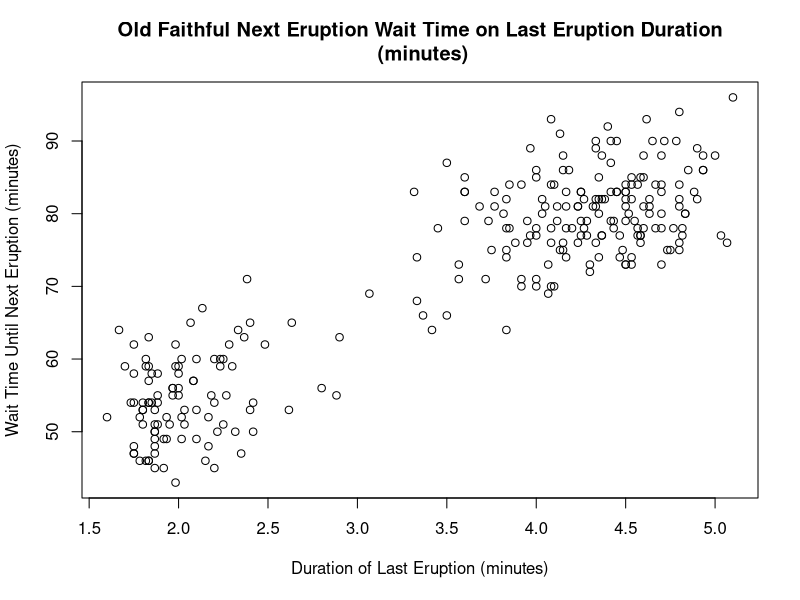
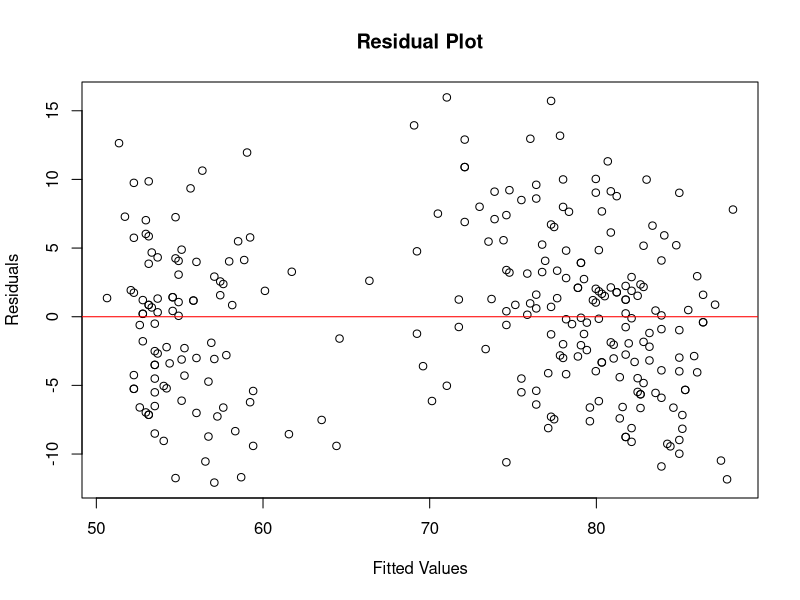
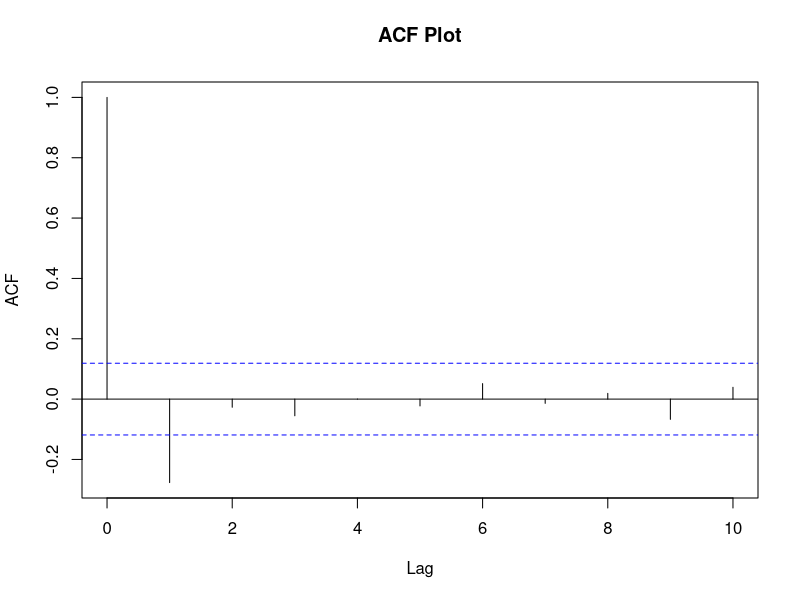
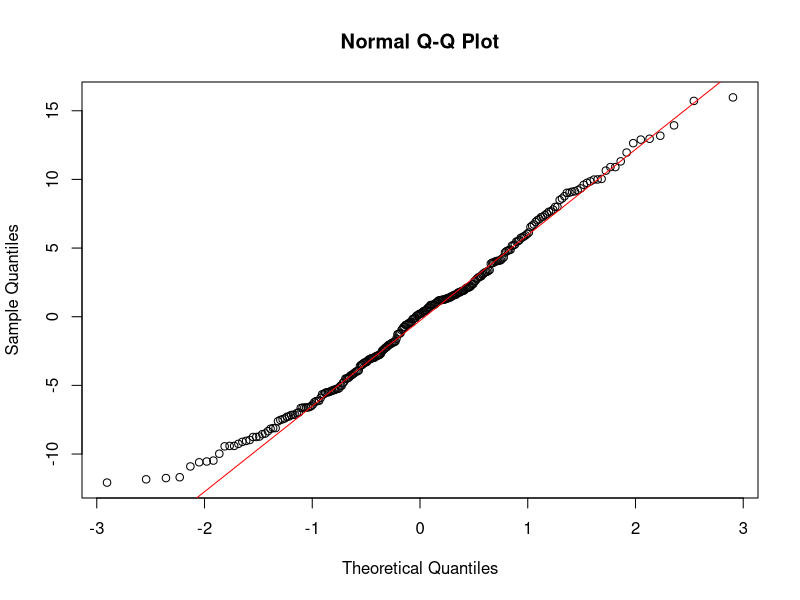

Write R code to recreate these figures, in order.
## ---- chunk 1
knitr::opts_chunk$set(echo = TRUE)
## ---- chunk 2
# Reading in data.
data <- faithful
attach(data)
## ---- chunk 3
plot(eruptions, waiting, xlab = "Duration of Last Eruption (minutes)", 
ylab = "Wait Time Until Next Eruption (minutes)", 
main = "Old Faithful Next Eruption Wait Time on Last Eruption Duration\n (minutes)")
## ---- chunk 4
cor.1 <- cor.test(eruptions, waiting)
cor.1
## ---- chunk 5
result <- lm(waiting~eruptions)
summary(result)
## ---- chunk 6
anova(result)
## ---- chunk 7
confint(result, level=.95) # 10.10996 11.34932
## ---- chunk 8
# Manual version: estimate +/- multiplier * se
se = 0.3148 # se = sqrt(MSres/n)
est = 10.7296 # from summary(result)
multiplier <- qt(0.975, 270) # 1.968789
est + (multiplier*se) # 11.34937
est - (multiplier*se) # 10.10983
## ---- chunk 9
## 1.h
newdata <- data.frame(eruptions=3.5) # Given X
pre_result<-predict.lm(result, newdata, level=0.95, interval="prediction")
## ---- chunk 10
summary(pre_result)
# Lower bound: 59.36332
# Predicted value: 71.02814
# Upper bound: 82.69296
## ---- chunk 11
## 1.i
conf_result<-predict.lm(result, newdata, level=0.95, interval="confidence")
## ---- chunk 12
summary(conf_result)
# Lower bound: 70.32211
# Estimated mean response: 71.02814
# Upper bound: 71.73417
## ---- chunk 13
## 1.j
plot(result$fitted.values, result$residuals, xlab = "Fitted Values", ylab = "Residuals", main="Residual Plot")
abline(h=0, col="red")
acf(result$residuals, lag.max = 10, main="ACF Plot")
qqnorm(result$residuals)
qqline(result$residuals, col="red")
